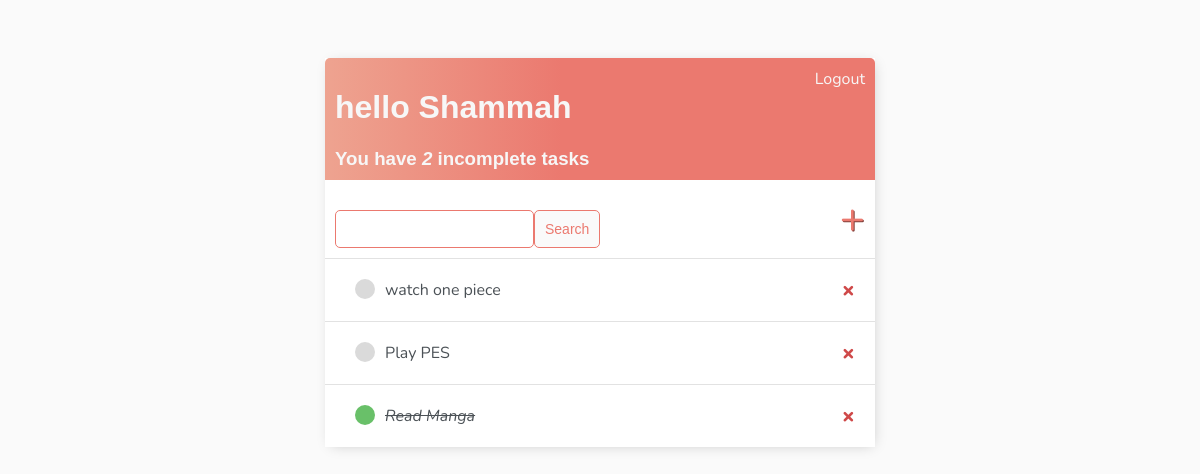
The app's page / (signed in), older data.
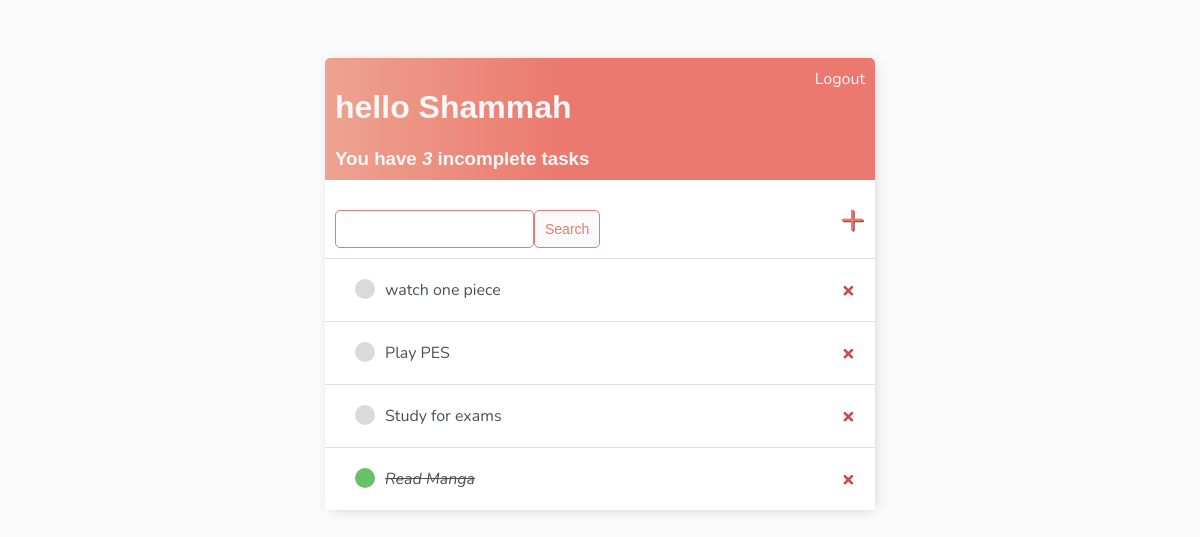
The same page, newer data.
### newapp/models.py (models this page shows)
class Task(models.Model):
    user = models.ForeignKey(User, on_delete=models.CASCADE, null=True, blank=True)
    title = models.CharField(max_length=200)
    description = models.TextField( null=True, blank=True)
    complete = models.BooleanField(default=False)
    created = models.DateTimeField(auto_now_add=True)
    def __str__(self):
        return self.title
    class Meta():
        ordering = ['complete']

### newapp/views.py (the view)
class TaskList(LoginRequiredMixin, ListView):
    model = Task
    context_object_name = "tasks"
    def get_context_data(self, **kwargs):
        context = super().get_context_data(**kwargs)
        context ['tasks'] = context['tasks'].filter(user=self.request.user)
        context ['count'] = context['tasks'].filter(complete=False).count()
        search_input = self.request.GET.get('Search-area') or ''
        if search_input:
            context['tasks'] = context['tasks'].filter(title__icontains=search_input)
        context ['search_input'] = search_input
        return context

### newapp/templates/newapp/task_list.html
{% extends 'newapp/main.html' %} {% block content %}
<div class="header-bar">
  <div>
    <h1>hello {{request.user|title}}</h1>
    <h3 style="margin: 0">
      You have <i>{{count}}</i> incomplete task{{count|pluralize:"s"}}
    </h3>
  </div>
  {% if request.user.is_authenticated %}
  <a href="{% url 'logout' %}" style="color: rgb(247, 247, 247);
  text-decoration: none;" >Logout</a>
  {% else %}
  <a href="{% url 'login' %}">Login</a>
  {% endif %}
</div>
<div id="search-add-wrapper">
  <form method="GET" style="margin-top: 20px;display: flex;">
    <input type="text" name="Search-area" value="{{search_input}}" />
    <input class="button" type="submit" value="Search" />
  </form>
  <a id="add-link" href="{% url 'task-create' %}">&#x2b</a>
</div>
<div class="task-item-wrappper">
  {% for task in tasks %}
  <div class="task-wrapper">
    {% if task.complete %}
    <div class="task-title">
      <div class="task-complete-icon"></div>
      <i><s><a href="{% url 'task-update' task.id %}">{{task}}</a></s></i>
    </div>
    <a href="{% url 'task-delete' task.id %}" class="delete-link">&#215;</a>
    {% else %}
    <div class="task-title">
      <div class="task-incomplete-icon"></div>
      <a href="{% url 'task-update' task.id %}">{{task}}</a>
    </div>
    <a href="{% url 'task-delete' task.id %}" class="delete-link">&#215;</a>
    {% endif %}
  </div>
  {% empty %}
  <h3>No items in list</h3>
  {% endfor %}
</div>
{% endblock content %}

Row changes from the older to the newer data that the page shows:
added Task: title "Study for exams"
Text that changed along with them:
{{ count }}: "2" → "3"
